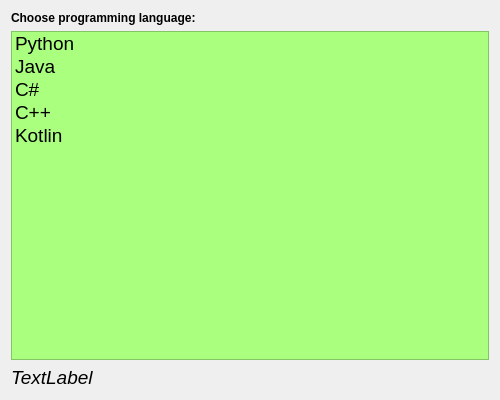
<?xml version="1.0" encoding="UTF-8"?>
<ui version="4.0">
 <class>Form</class>
 <widget class="QWidget" name="Form">
  <property name="geometry">
   <rect>
    <x>0</x>
    <y>0</y>
    <width>500</width>
    <height>400</height>
   </rect>
  </property>
  <property name="windowTitle">
   <string>Form</string>
  </property>
  <layout class="QVBoxLayout" name="verticalLayout">
   <item>
    <widget class="QLabel" name="label">
     <property name="font">
      <font>
       <bold>true</bold>
      </font>
     </property>
     <property name="text">
      <string>Choose programming language: </string>
     </property>
    </widget>
   </item>
   <item>
    <widget class="QListWidget" name="listWidget">
     <property name="font">
      <font>
       <pointsize>14</pointsize>
      </font>
     </property>
     <property name="styleSheet">
      <string notr="true">QListWidget {
background-color: rgb(170, 255, 127)
}</string>
     </property>
     <item>
      <property name="text">
       <string>Python</string>
      </property>
     </item>
     <item>
      <property name="text">
       <string>Java</string>
      </property>
     </item>
     <item>
      <property name="text">
       <string>C#</string>
      </property>
     </item>
     <item>
      <property name="text">
       <string>C++</string>
      </property>
     </item>
     <item>
      <property name="text">
       <string>Kotlin</string>
      </property>
     </item>
    </widget>
   </item>
   <item>
    <widget class="QLabel" name="label_result">
     <property name="font">
      <font>
       <pointsize>14</pointsize>
       <italic>true</italic>
      </font>
     </property>
     <property name="text">
      <string>TextLabel</string>
     </property>
    </widget>
   </item>
  </layout>
 </widget>
 <resources/>
 <connections/>
</ui>
